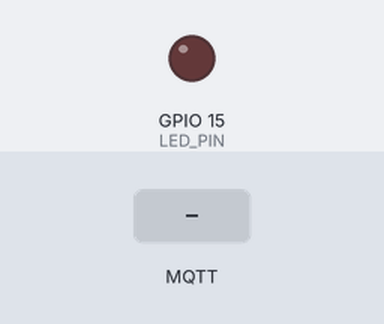
A sketch run on a simulated ESP32. On the bench: output pins drawn as LEDs (lit = HIGH). The inputs (shaded band) are chosen by the test bench. WiFi joins after 1.5 s; servers stay silent unless stated; random numbers use the default seed unless the sketch sets one; no MQTT or app messages arrive unless stated; what the sketch prints to the serial monitor is not drawn.

Above: at 2.7 s.
2.8 s: MQTT message "90" arrives on the first subscribed topic
At 4.0 s:
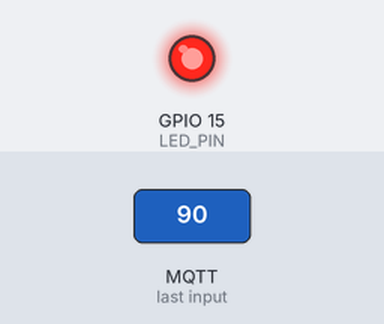
4.3 s: MQTT message "ligar" arrives on the first subscribed topic
At 5.5 s:
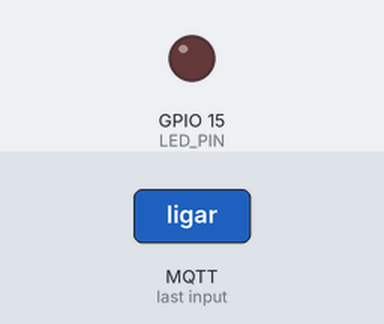
5.8 s: MQTT message "200" arrives on the first subscribed topic
At 6.7 s:
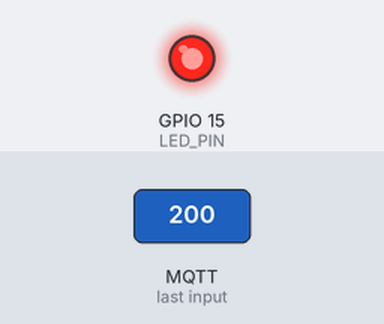
7.3 s: MQTT message "desligar" arrives on the first subscribed topic
At 8.0 s:
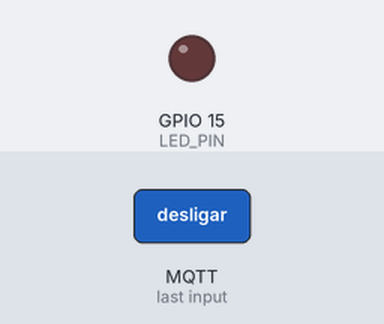
Timing chart, 0 to 9.8 s (numbered marks = the images above; inputs shaded):
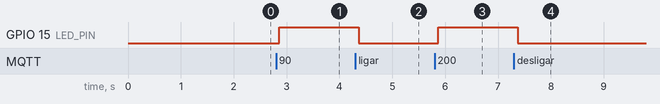

The sketch:

monitoramento.ino
```cpp
#include <WiFi.h>              // Biblioteca para conexão Wi-Fi
#include <PubSubClient.h>      // Biblioteca para comunicação MQTT

// Definições de pinos
#define LED_PIN 15             // Pino conectado ao LED

// Configurações de Wi-Fi
const char* ssid = "Wokwi-GUEST";  // Nome da rede Wi-Fi para o Wokwi
const char* password = "";         // Sem senha para Wokwi

// Configurações do MQTT
const char* mqtt_server = "broker.hivemq.com";  // Broker MQTT público HiveMQ
const int mqtt_port = 1883;
const char* topic_temperature = "projeto/temperatura";
const char* topic_humidity = "projeto/umidade";
const char* topic_command = "projeto/comando";

// Inicialização dos objetos Wi-Fi e MQTT
WiFiClient espClient;
PubSubClient client(espClient);

// Variáveis para armazenar os dados recebidos
float temperature = NAN;
float humidity = NAN;

// Função para conectar ao Wi-Fi
void setup_wifi() {
  Serial.begin(115200); // Inicializa a comunicação serial
  Serial.println();
  Serial.print("Conectando-se ao Wi-Fi: ");
  Serial.println(ssid);

  WiFi.begin(ssid, password); // Inicia a conexão Wi-Fi

  // Aguarda até que a conexão seja estabelecida
  while (WiFi.status() != WL_CONNECTED) {
    delay(500);
    Serial.print(".");
  }

  Serial.println();
  Serial.println("WiFi conectado");
  Serial.print("Endereço IP: ");
  Serial.println(WiFi.localIP());
}

// Callback para processar mensagens MQTT
void callback(char* topic, byte* message, unsigned int length) {
  String msg;

  // Converte a mensagem recebida para String
  for (unsigned int i = 0; i < length; i++) {
    msg += (char)message[i];
  }

  // Verifica o tópico e processa os dados
  if (String(topic) == topic_temperature) {
    temperature = msg.toFloat();
    Serial.print("Temperatura recebida: ");
    Serial.println(temperature);
  } else if (String(topic) == topic_humidity) {
    humidity = msg.toFloat();
    Serial.print("Umidade recebida: ");
    Serial.println(humidity);
  } else if (String(topic) == topic_command) {
    Serial.print("Comando recebido: ");
    Serial.println(msg);

    if (msg.equalsIgnoreCase("ligar")) {
      digitalWrite(LED_PIN, HIGH);        // Liga o LED
      Serial.println("LED ligado");
    } else if (msg.equalsIgnoreCase("desligar")) {
      digitalWrite(LED_PIN, LOW);         // Desliga o LED
      Serial.println("LED desligado");
    } else {
      Serial.println("Comando desconhecido");
    }
  }
}

// Função para conectar ao broker MQTT
void reconnect() {
  while (!client.connected()) {
    Serial.print("Tentando conexão MQTT...");
    String clientId = "ESP32Client_";
    clientId += String(random(0xffff), HEX); // Gera um ID de cliente único

    if (client.connect(clientId.c_str())) {
      Serial.println("Conectado ao MQTT");
      // Assina os tópicos relevantes
      client.subscribe(topic_temperature);
      client.subscribe(topic_humidity);
      client.subscribe(topic_command);
    } else {
      Serial.print("Falha na conexão, rc=");
      Serial.print(client.state());
      Serial.println(" tentando novamente em 5 segundos");
      delay(5000);
    }
  }
}

void setup() {
  // Inicializa o pino do LED como saída e o mantém desligado
  pinMode(LED_PIN, OUTPUT);
  digitalWrite(LED_PIN, LOW);

  // Conecta ao Wi-Fi
  setup_wifi();

  // Configura o broker MQTT
  client.setServer(mqtt_server, mqtt_port);
  client.setCallback(callback);

  // Mensagem inicial no Serial Monitor
  Serial.println("Sistema inicializado. Aguardando dados via MQTT...");
}

void loop() {
  if (!client.connected()) {
    reconnect();
  }
  client.loop(); // Mantém a conexão MQTT ativa

  // Verifica se os dados de temperatura foram recebidos
  if (!isnan(temperature)) {
    // Lógica para acionar o LED com base na temperatura
    if (temperature > 38.0) { // Exemplo: liga o LED se a temperatura for maior que 38°C
      digitalWrite(LED_PIN, HIGH); // Liga o LED
      Serial.println("ALERTA: Temperatura alta! LED ligado.");
    } else {
      digitalWrite(LED_PIN, LOW); // Desliga o LED
      Serial.println("Temperatura normal. LED desligado.");
    }

    // Reseta o valor da temperatura para evitar reprocessamento
    temperature = NAN;
  }

  delay(100); // Pequeno atraso para evitar uso excessivo do loop
}
```

Measured:
- after the input at 2.8 s, GPIO 15 (LED_PIN): LOW → HIGH after 0.06 s
- after the input at 4.3 s, GPIO 15 (LED_PIN): HIGH → LOW after 0.06 s
- after the input at 5.8 s, GPIO 15 (LED_PIN): LOW → HIGH after 0.07 s
- after the input at 7.3 s, GPIO 15 (LED_PIN): HIGH → LOW after 0.07 s
